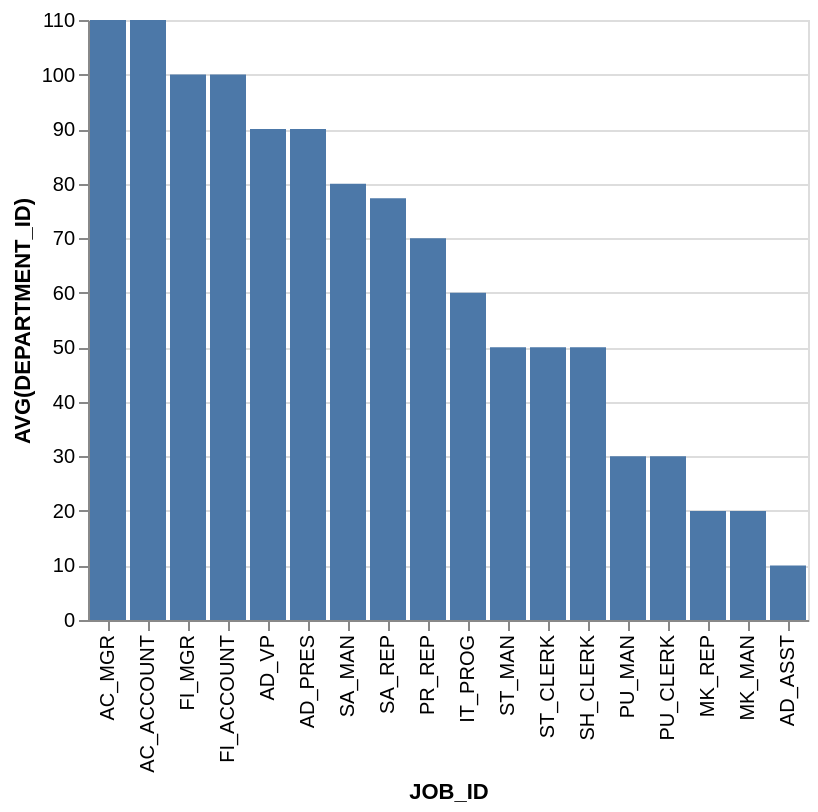

Express this chart as Vega-Lite.
### Vega-Lite specification from a JSON file in a GitHub repository (floating-point values rounded to 4 significant figures)
{"data": {"values": [{"x_data": "AC_MGR", "y_data": 110}, {"x_data": "AC_ACCOUNT", "y_data": 110}, {"x_data": "FI_MGR", "y_data": 100}, {"x_data": "FI_ACCOUNT", "y_data": 100}, {"x_data": "AD_VP", "y_data": 90}, {"x_data": "AD_PRES", "y_data": 90}, {"x_data": "SA_MAN", "y_data": 80}, {"x_data": "SA_REP", "y_data": 77.33}, {"x_data": "PR_REP", "y_data": 70}, {"x_data": "IT_PROG", "y_data": 60}, {"x_data": "ST_MAN", "y_data": 50}, {"x_data": "ST_CLERK", "y_data": 50}, {"x_data": "SH_CLERK", "y_data": 50}, {"x_data": "PU_MAN", "y_data": 30}, {"x_data": "PU_CLERK", "y_data": 30}, {"x_data": "MK_REP", "y_data": 20}, {"x_data": "MK_MAN", "y_data": 20}, {"x_data": "AD_ASST", "y_data": 10}]}, "mark": "bar", "encoding": {"x": {"field": "x_data", "type": "nominal", "title": "JOB_ID", "sort": {"op": "sum", "field": "y_data", "order": "descending"}}, "y": {"field": "y_data", "type": "quantitative", "title": "AVG(DEPARTMENT_ID)"}}}
